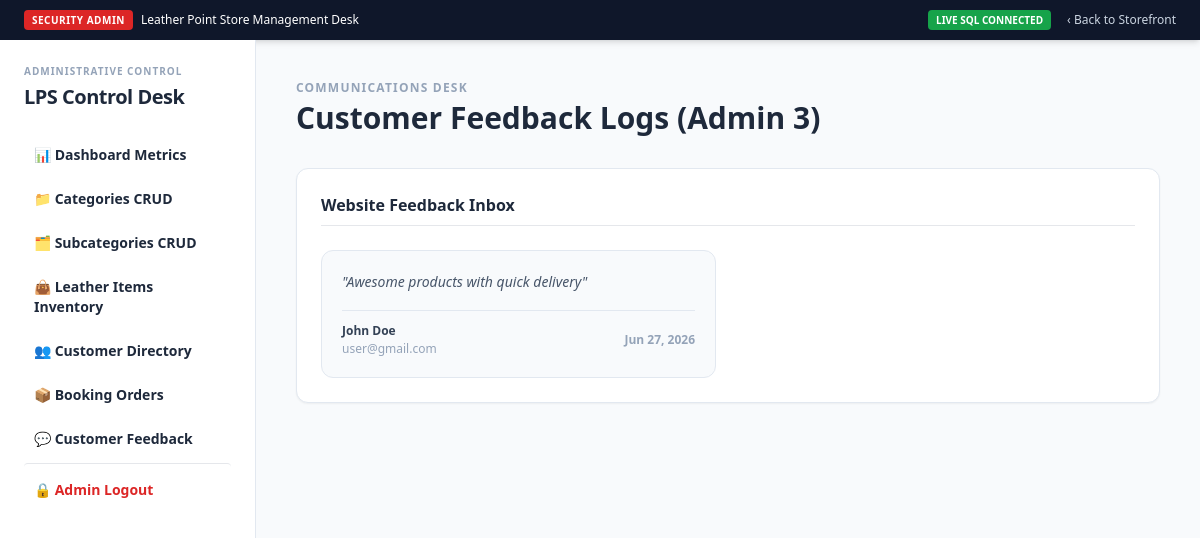
The app's page /admin/feedbacks.php (signed in) with its own data.
### tables this page shows
CREATE TABLE `feedbacks` (
  `id` int(11) NOT NULL,
  `name` varchar(100) NOT NULL,
  `email` varchar(150) NOT NULL,
  `message` text NOT NULL,
  `created_at` timestamp NOT NULL DEFAULT current_timestamp()
);

### classes/Review.php (called while the page is built, shortened)
<?php
class Review {
    private $conn;
    public function __construct($db) {
        $this->conn = $db;
    }
    public function getAllFeedbacks() {
        $query = "SELECT * FROM feedbacks ORDER BY created_at DESC";
        $stmt = $this->conn->prepare($query);
        $stmt->execute();
        return $stmt->fetchAll();
    }
}
?>

### admin/feedbacks.php (the view)
<?php
require_once "includes/header.php";
if ($db_connected) {
    $feedbacks = $reviewObj->getAllFeedbacks();
} else {
    $feedbacks = $_SESSION['mock_feedbacks'] ?? [];
    $feedbacks = array_reverse($feedbacks);
}
?>
<div class="space-y-8">
    <div>
        <span class="text-xs font-bold text-slate-400 uppercase tracking-widest block mb-1">Communications Desk</span>
        <h1 class="text-3xl font-black text-slate-800">Customer Feedback Logs (Admin 3)</h1>
    </div>
    <div class="bg-white p-6 rounded-xl border border-slate-200 shadow-sm">
        <h3 class="font-bold text-slate-800 border-b pb-2 mb-6">Website Feedback Inbox</h3>
        <?php if (empty($feedbacks)): ?>
            <div class="text-slate-400 text-center py-12 text-sm">Feedback inbox is currently empty.</div>
        <?php else: ?>
            <div class="grid grid-cols-1 md:grid-cols-2 gap-6">
                <?php foreach($feedbacks as $fb): ?>
                    <div class="bg-slate-50 border border-slate-200 rounded-xl p-5 flex flex-col justify-between hover:shadow-sm transition">
                        <p class="text-sm text-slate-600 leading-relaxed italic mb-4">"<?php echo htmlspecialchars($fb['message']); ?>"</p>
                        <div class="border-t border-slate-200 pt-3 flex justify-between items-center text-xs text-slate-400 font-bold">
                            <div>
                                <span class="text-slate-700 block"><?php echo htmlspecialchars($fb['name']); ?></span>
                                <span class="font-normal block text-slate-400 mt-0.5"><?php echo htmlspecialchars($fb['email']); ?></span>
                            </div>
                            <span><?php echo date("M j, Y", strtotime($fb['created_at'])); ?></span>
                        </div>
                    </div>
                <?php endforeach; ?>
            </div>
        <?php endif; ?>
    </div>
</div>
<?php require_once "includes/footer.php"; ?>

### records on screen
feedbacks: message "Awesome products with quick delivery", name "John Doe", email "user@gmail.com", created_at "Jun 27, 2026"
